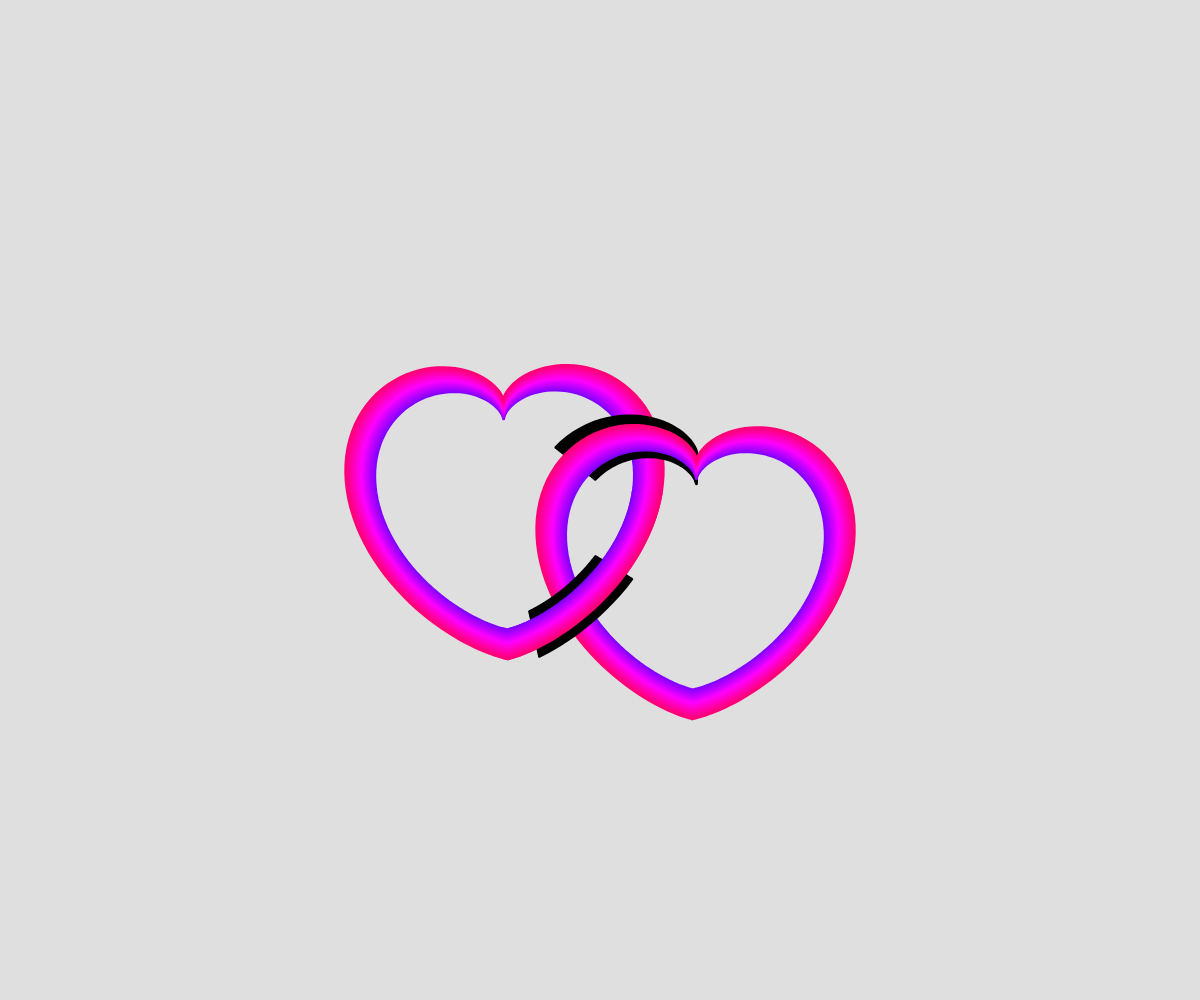
Frame 1 (no input)
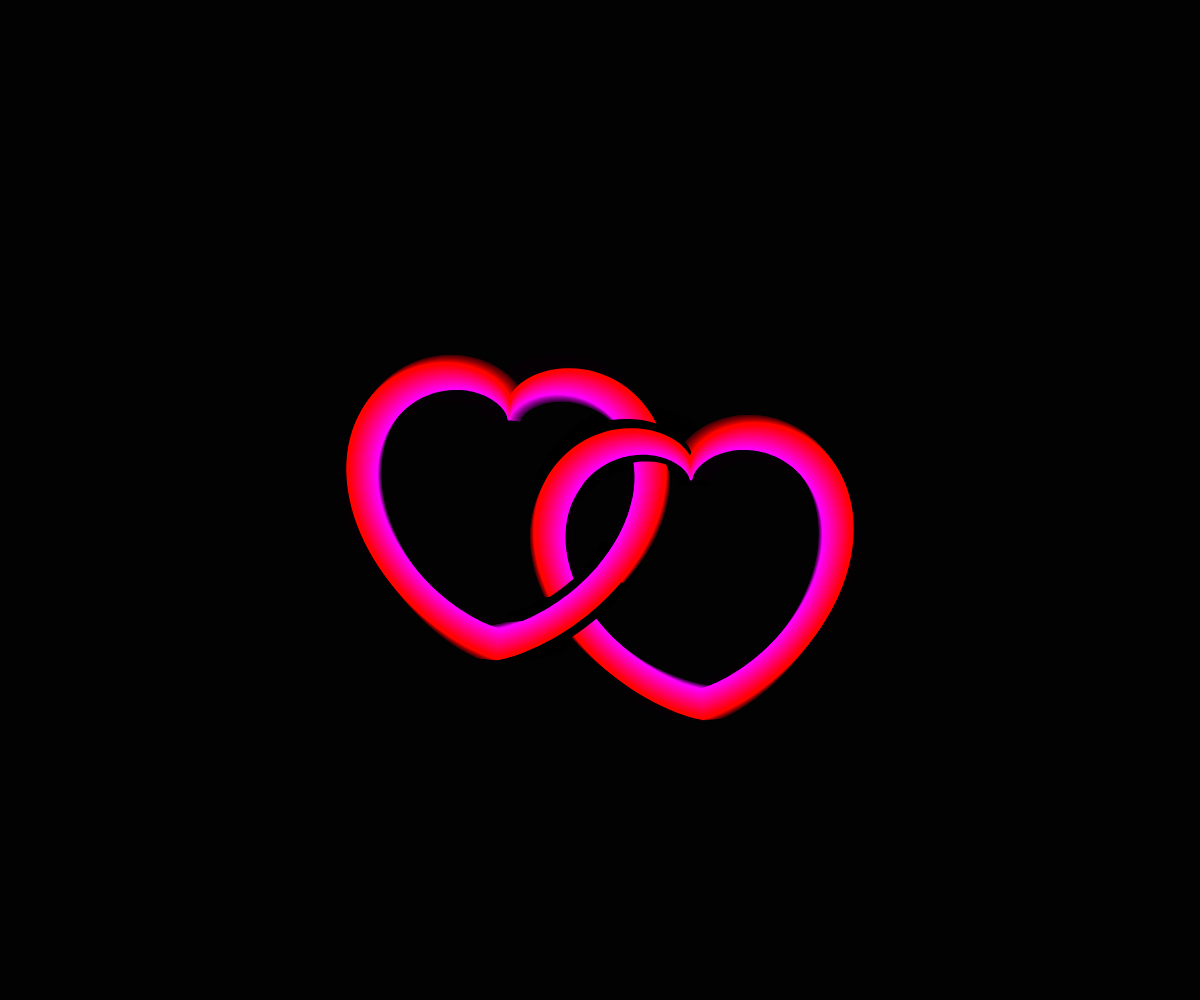
Frame 60 (no input)
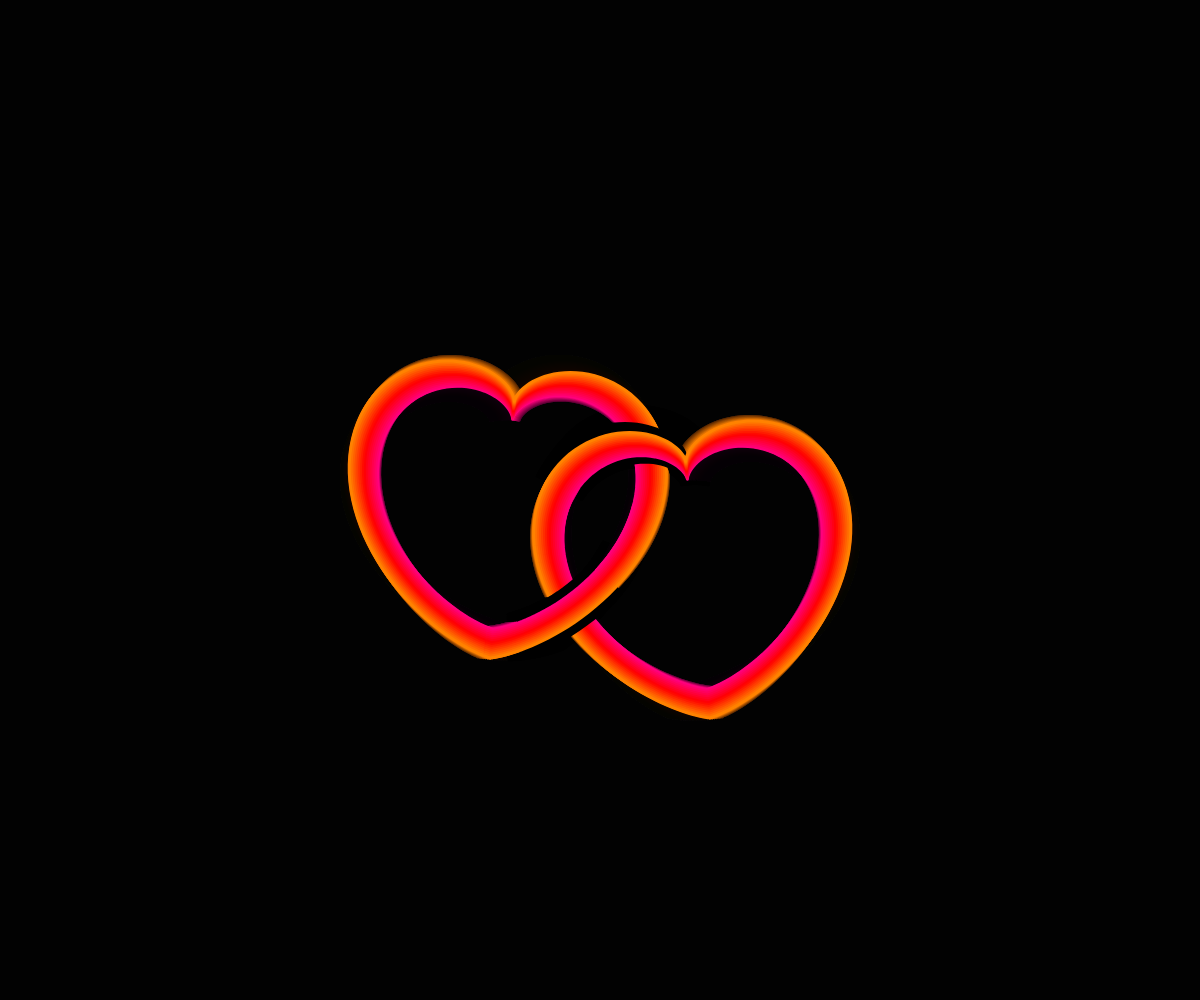
Frame 120 (the mouse pressed at the canvas centre since frame 60)

The p5.js sketch that drew these frames (run headless with seeded random() and noise() and a simulated clock; from frame 60 on, the mouse is pressed at the canvas centre):

// p5.js sketch
// ── sketch.js
function drawHeart(offsetx, offsety, size, drawStart, drawEnd, drawStep, startAngle, rings, bright) {
  let scaling
  let thicc = 3
  let step = thicc / 25
  let ringCount = rings * step

  for (let s = size + step; s <= size + ringCount; s += step) {

    beginShape()
    strokeWeight(thicc)
    stroke((s / step * size / 2+frameCount*0.5) % 360, bright, bright)

    for (let i = drawStart; i <= drawEnd; i += drawStep) {
      let t = i * PI / 180
      scaling = s

      // define
      let heart = createVector(
        scaling * (16 * sin(t) * sin(t) * sin(t)),
        scaling * (16 * cos(t) - 3 * cos(2 * t) - 3 * cos(3 * t))
      );
      // rotate
      let nx = heart.x * cos(startAngle) - heart.y * sin(startAngle)
      let ny = heart.x * sin(startAngle) + heart.y * cos(startAngle)
      // draw

      vertex(nx + offsetx, -ny + offsety)
    }
    endShape()
  }
}

function setup() {
  createCanvas(windowWidth, windowHeight);
}

function draw() {
  colorMode(RGB)
  background(0,32);
  colorMode(HSB)
  translate(width / 2, height / 2)
  let t = (frameCount - 1) * 0.1
  noFill()


  let offsetx = 95
  let offsety = 60
  let size = 8

  let deg = 10 * sin(frameCount * 0.1)
  let ang = deg * PI / 180

  let drawableStep = 2
  let hiddenStep = 2
  let rings = 16
  //smallish optimization
  //only color x first/last when black
  drawHeart(-offsetx, 0, size, 0, 360, drawableStep, ang, rings, 255)

  drawHeart(offsetx, offsety, size - 0.5, 290, 360, hiddenStep, -ang, rings+10, 0)

  drawHeart(offsetx, offsety, size, 0, 360, drawableStep, -ang, rings, 255)
  drawHeart(-offsetx, 0, size - 0.6, 115, 145, hiddenStep, ang, rings+10, 0)

  drawHeart(-offsetx, 0, size, 95, 200, drawableStep, ang, rings, 255)
  //console.log(frameRate())
  //noLoop()
}
